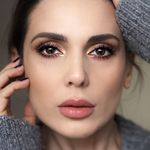
#> input picture data/images/aliandreeamakeup.jpg, 150 x 150 px, given in place of photo.png, which was not available
$ python photo.py
#> lines starting #> are read from the running program, lines starting #| are printed output that depends on the picture; pictures that were not available may be replaced by others from this repository, and a replacement may not be noted
import cv2
import numpy as np

def webcam_background_filter(background_path):
    # Load the pre-trained Haar cascade for face detection from OpenCV
#> called with background_path = 'photo.png'
    face_cascade = cv2.CascadeClassifier(cv2.data.haarcascades + 'haarcascade_frontalface_default.xml')

    # Create a VideoCapture object to get the video stream from the webcam
    cap = cv2.VideoCapture(0)

    if not cap.isOpened():
        print("Error: Could not open video device")
        return

    # Attempt to read the background image
    background = cv2.imread(background_path)
#> background is the input picture: shape (150, 150, 3); mean B, G, R 105.7, 116.9, 143.1
    if background is None:
        print(f"Error: Could not read background image from {background_path}")
        cap.release()
        return

    while True:
        # Capture frame-by-frame
        ret, frame = cap.read()
        if not ret:
            print("Error: Could not read frame")
            break

        # Resize background to match frame size
        scaled_background = cv2.resize(background, (frame.shape[1], frame.shape[0]))

        # Convert to grayscale for face detection
        gray = cv2.cvtColor(frame, cv2.COLOR_BGR2GRAY)
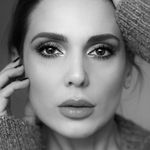
#> gray: shape (150, 150); min 0, max 238, mean 123.5
        # Detect faces in the frame
        faces = face_cascade.detectMultiScale(gray, 1.1, 4)
#> faces = [[19, 8, 115, 115]]

        # Create a mask where the faces are not
        mask = np.zeros_like(frame)
        for (x, y, w, h) in faces:
            mask[y:y+h, x:x+w] = frame[y:y+h, x:x+w]
#> this loop made 1 pass
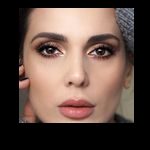
#> mask: shape (150, 150, 3); mean B, G, R 69, 77.7, 97.9

        # Invert the mask to get the background mask
        inv_mask = cv2.bitwise_not(mask)
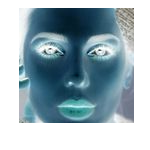
#> inv_mask: shape (150, 150, 3); mean B, G, R 186, 177.3, 157.1

        # Use the masks to extract the relevant parts from the frame and the background
        foreground = cv2.bitwise_and(frame, mask)
        background_only = cv2.bitwise_and(scaled_background, inv_mask)
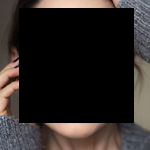
#> background_only: shape (150, 150, 3); mean B, G, R 36.7, 39.2, 45.2

        # Combine the foreground and the background to get the final frame
        combined = cv2.add(foreground, background_only)

        # Display the resulting frame
        cv2.imshow('Webcam - Face not Filtered', combined)

        # Press 'q' to exit the loop
        if cv2.waitKey(1) & 0xFF == ord('q'):
#> (key q is pressed here)
            break

    # When everything done, release the capture
    cap.release()
    cv2.destroyAllWindows()

# Make sure the background path is correct and the image is accessible
webcam_background_filter('photo.png')
